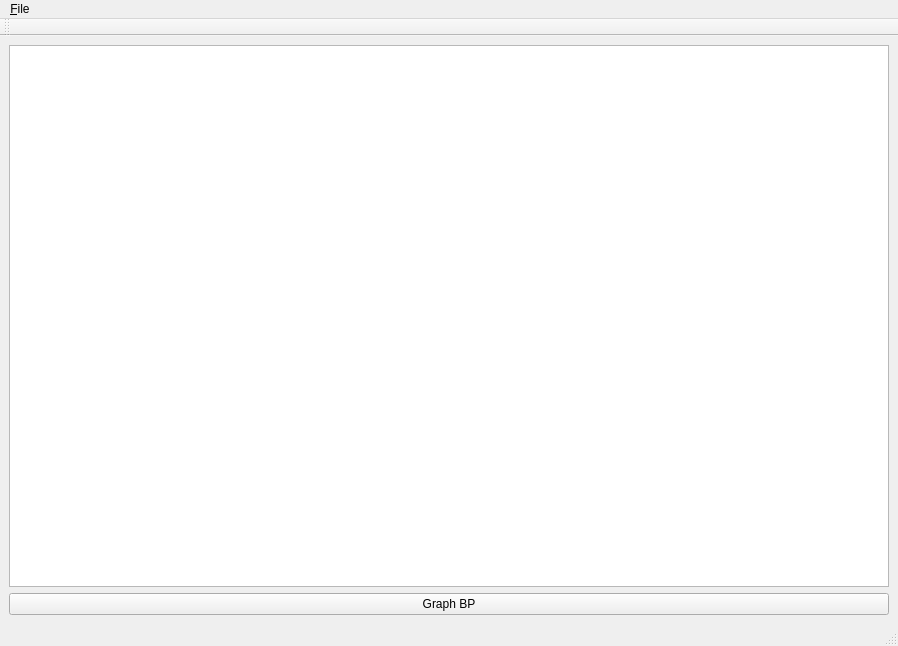
<?xml version="1.0" encoding="UTF-8"?>
<ui version="4.0">
 <class>NotesWin</class>
 <widget class="QMainWindow" name="NotesWin">
  <property name="geometry">
   <rect>
    <x>0</x>
    <y>0</y>
    <width>898</width>
    <height>646</height>
   </rect>
  </property>
  <property name="sizePolicy">
   <sizepolicy hsizetype="Expanding" vsizetype="Expanding">
    <horstretch>0</horstretch>
    <verstretch>1</verstretch>
   </sizepolicy>
  </property>
  <property name="windowTitle">
   <string>MainWindow</string>
  </property>
  <widget class="QWidget" name="centralwidget">
   <property name="sizePolicy">
    <sizepolicy hsizetype="Expanding" vsizetype="Expanding">
     <horstretch>0</horstretch>
     <verstretch>0</verstretch>
    </sizepolicy>
   </property>
   <layout class="QGridLayout" name="gridLayout">
    <item row="0" column="0">
     <widget class="QTableView" name="tb1">
      <property name="sizePolicy">
       <sizepolicy hsizetype="Expanding" vsizetype="Expanding">
        <horstretch>0</horstretch>
        <verstretch>24</verstretch>
       </sizepolicy>
      </property>
      <property name="minimumSize">
       <size>
        <width>100</width>
        <height>0</height>
       </size>
      </property>
      <property name="lineWidth">
       <number>2</number>
      </property>
      <property name="sizeAdjustPolicy">
       <enum>QAbstractScrollArea::AdjustToContents</enum>
      </property>
      <property name="horizontalScrollMode">
       <enum>QAbstractItemView::ScrollPerItem</enum>
      </property>
     </widget>
    </item>
    <item row="1" column="0">
     <widget class="QSplitter" name="splitter">
      <property name="orientation">
       <enum>Qt::Horizontal</enum>
      </property>
      <widget class="QPushButton" name="btnGraphbp">
       <property name="text">
        <string>Graph BP</string>
       </property>
      </widget>
     </widget>
    </item>
   </layout>
  </widget>
  <widget class="QMenuBar" name="menubar">
   <property name="geometry">
    <rect>
     <x>0</x>
     <y>0</y>
     <width>898</width>
     <height>34</height>
    </rect>
   </property>
   <widget class="QMenu" name="menu_File">
    <property name="title">
     <string>&amp;File</string>
    </property>
    <addaction name="actionExit"/>
   </widget>
   <addaction name="menu_File"/>
  </widget>
  <widget class="QStatusBar" name="statusbar"/>
  <widget class="QToolBar" name="toolBar">
   <property name="windowTitle">
    <string>toolBar</string>
   </property>
   <attribute name="toolBarArea">
    <enum>TopToolBarArea</enum>
   </attribute>
   <attribute name="toolBarBreak">
    <bool>false</bool>
   </attribute>
  </widget>
  <action name="actionExit">
   <property name="text">
    <string>Exit</string>
   </property>
  </action>
 </widget>
 <resources/>
 <connections/>
</ui>
